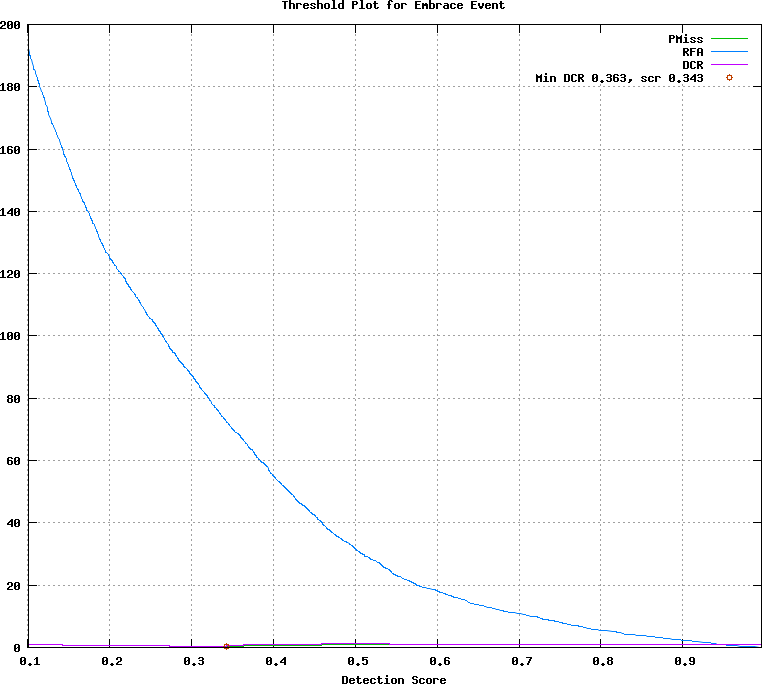

The gnuplot source for this figure:
## GNUPLOT command file
set terminal postscript color
set style data lines
set title 'Threshold Plot for Embrace Event'
set xlabel 'Detection Score'
set grid
set size ratio 0.85
plot [0.101000:0.996000]  \
  'test.det.Embrace_Event.dat.1' using 1:4 title 'PMiss' with lines lt 2, \
  'test.det.Embrace_Event.dat.1' using 1:5 title 'RFA' with lines lt 3, \
  'test.det.Embrace_Event.dat.1' using 1:6 title 'DCR' with lines lt 4, \
  'test.det.Embrace_Event.dat.2' using 1:2 title 'Min DCR 0.363, scr 0.343' with points lt 6
